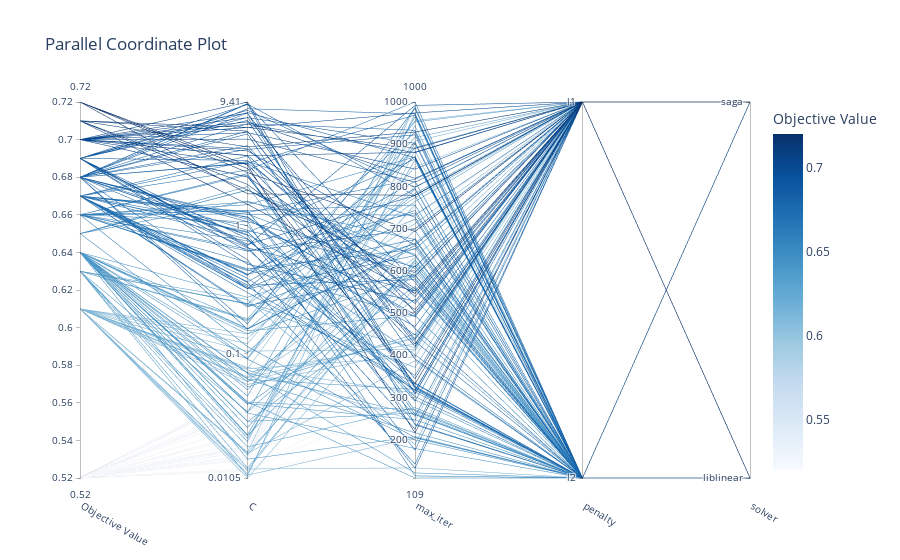

The cell this chart's notebook holds for it:
### Code cell
optuna.visualization.plot_parallel_coordinate(study)

### Figure 1 — Plotly figure (JSON) as saved in the notebook; plotly's stock layout.template omitted (floating-point values rounded to 4 significant figures; data arrays with more than 128 entries replaced by an {"elided": "..."} marker saying what was removed)
{"data": [{"dimensions": [{"label": "Objective Value", "range": [0.52, 0.72], "values": {"elided": "200 float values"}}, {"label": "C", "range": [-1.979, 0.9735], "ticktext": ["0.0105", "0.1", "1", "9.41"], "tickvals": [-1.979, -1, 0, 0.9735], "values": {"elided": "200 float values"}}, {"label": "max_iter", "range": [109, 1000], "values": {"elided": "200 int values"}}, {"label": "penalty", "range": [0, 1], "ticktext": ["l2", "l1"], "tickvals": [0, 1], "values": {"elided": "200 int values"}}, {"label": "solver", "range": [0, 1], "ticktext": ["liblinear", "saga"], "tickvals": [0, 1], "values": {"elided": "200 int values"}}], "labelangle": 30, "labelside": "bottom", "line": {"color": {"elided": "200 float values"}, "colorbar": {"title": {"text": "Objective Value"}}, "colorscale": [[0, "rgb(247,251,255)"], [0.125, "rgb(222,235,247)"], [0.25, "rgb(198,219,239)"], [0.375, "rgb(158,202,225)"], [0.5, "rgb(107,174,214)"], [0.625, "rgb(66,146,198)"], [0.75, "rgb(33,113,181)"], [0.875, "rgb(8,81,156)"], [1, "rgb(8,48,107)"]], "reversescale": false, "showscale": true}, "type": "parcoords"}], "layout": {"title": {"text": "Parallel Coordinate Plot"}}}
